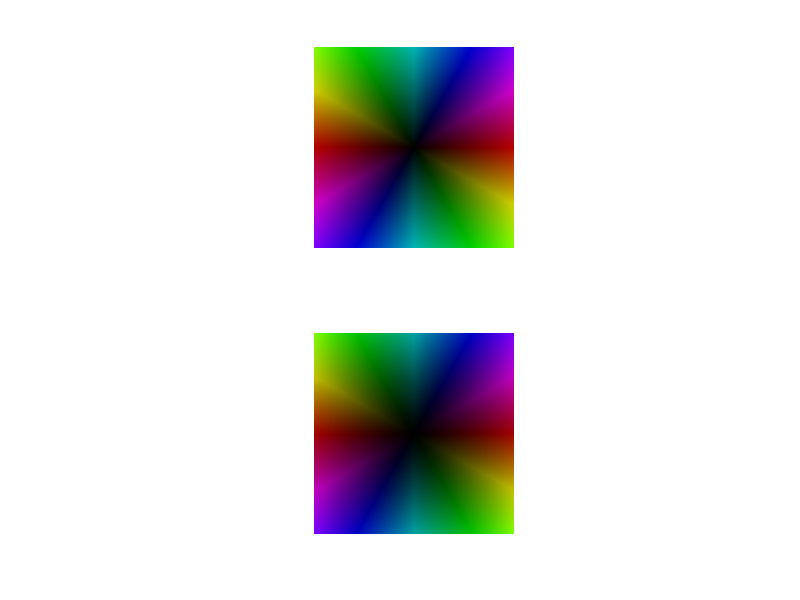

The MATLAB script that drew this image:
function rgb = ori2rgb(ori,f_norm)

% whether to scale rr to give something closer to hsv2rgb
if nargin<2, f_norm = true; end

f_debug = false;
if nargin==0 && nargout==0
	f_debug = true;
	clc;
	
	% generate synthetic orientation map
	imsz = 400;
	[xx,yy] = meshgrid(-imsz:imsz,-imsz:imsz);
	rr = sqrt(xx.*xx + yy.*yy);
	tt = atan2(yy,xx);
	ori = rr.*exp(sqrt(-1)*tt);

	img(:,:,1) = mod(tt,pi)/pi;
	img(:,:,2) = 1;
	img(:,:,3) = rr/max(rr(:));
	figure(1); clf;
		subplot(2,1,1); image(hsv2rgb(img)); axis('off','image');
		drawnow;
end

tt = mod(angle(ori),pi)/pi;
rr = abs(ori); rr = rr/max(rr(:));
if f_norm, rr = rr.^1.3; end

% convert orientations to colormap indices
cinds = ceil(254*tt)+2; % scale to range 2..256 (1 is reserved for NaNs)
cinds(isnan(cinds)) = 1; % corresponds to black

% copy indices to actual RGB values
cmap = reshape([0 0 0; hsv(255)],[256,1,3]);
rgb = reshape(cmap(cinds,:),[size(cinds),3]);

% scale by strength
rgb = rgb.*repmat(rr,[1,1,3]);

if f_debug
	figure(1);
		subplot(2,1,2); image(rgb); axis('off','image');

	clear;
end
		


